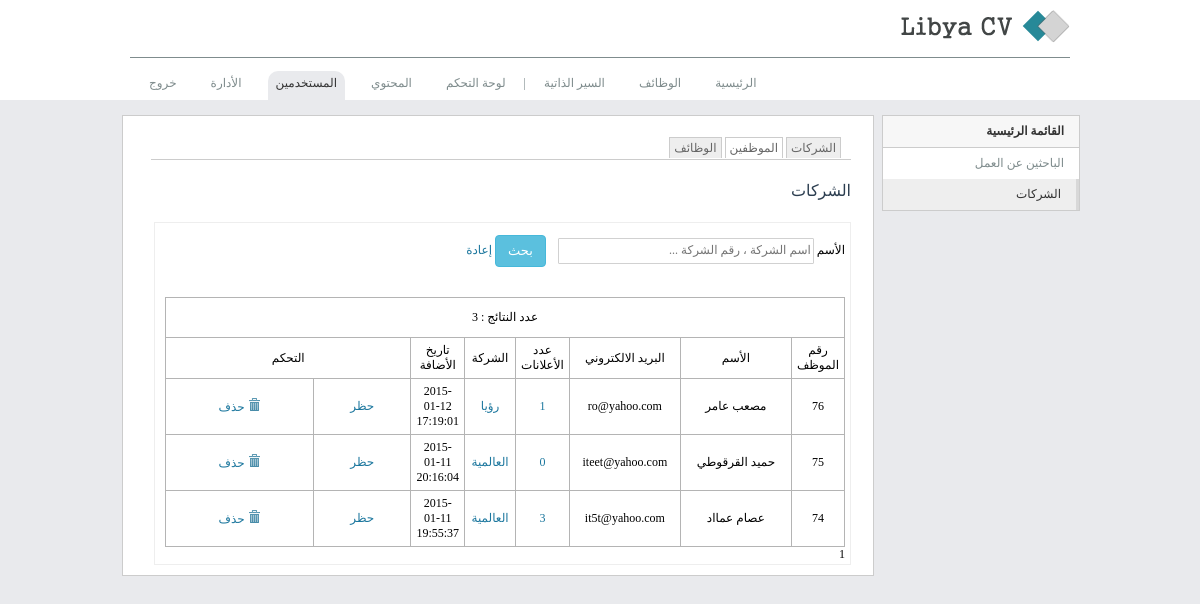
Page /admin/employers.php (signed in) on the committed database.
### tables this page shows
CREATE TABLE IF NOT EXISTS `job_employer` (
  `emp_id` int(30) NOT NULL AUTO_INCREMENT,
  `fname` varchar(30) NOT NULL,
  `lname` varchar(30) NOT NULL,
  `email` varchar(30) NOT NULL,
  `password` varchar(100) NOT NULL,
  `date_register` datetime NOT NULL,
  `is_active` int(1) NOT NULL,
  `activation` varchar(100) NOT NULL,
  `comp_id` int(30) NOT NULL,
  `last_seen` date NOT NULL,
  `count_in` int(20) NOT NULL,
  `level` int(2) NOT NULL DEFAULT '0',
  `block` int(11) NOT NULL DEFAULT '0',
  `block_admin` int(11) NOT NULL DEFAULT '0',
  PRIMARY KEY (`emp_id`,`email`),
  KEY `comp_id` (`comp_id`)
);

CREATE TABLE IF NOT EXISTS `job_company` (
  `comp_id` int(30) NOT NULL AUTO_INCREMENT,
  `comp_name` varchar(100) NOT NULL,
  `address` varchar(100) NOT NULL,
  `city_id` int(11) NOT NULL DEFAULT '1',
  `count_emp` int(1) NOT NULL,
  `comp_type_id` int(10) NOT NULL DEFAULT '1',
  `start_comp` varchar(20) NOT NULL,
  `size_comp` varchar(4) NOT NULL,
  `domain_id` int(11) NOT NULL DEFAULT '1',
  `comp_desc` text NOT NULL,
  `image` varchar(60) NOT NULL,
  `phone` int(20) NOT NULL,
  `block_admin` int(11) NOT NULL DEFAULT '0',
  `url` varchar(150) NOT NULL,
  PRIMARY KEY (`comp_id`),
  KEY `city_id` (`city_id`),
  KEY `comp_type_id` (`comp_type_id`),
  KEY `domain_id` (`domain_id`)
);

### admin/employers.php (the view, shortened to what this page needs)
<?php
require_once("../db/db.php");
$search_string=$search_city='';
?>
<!DOCTYPE html>
<html>
<head>
<?php
include_once("../inc/header.php");
?>
</head>
    <body>
	    <div class="wrapper">
		<div id="header">
			<?php
			include_once("../inc/logo.php");
			?>
			<div class="hed">
			<ul id="navigation">
					<li>
						<a href="../index.php">الرئيسية</a>
					</li>
					<li>
						<a href="../view/searchjob.php">الوظائف</a>
					</li>
					<li>
						<a href="../view/searchcvs.php" >السير الذاتية </a>
					</li>
				<li class="mm">|</li>
					<li >
						<a href="index.php" >لوحة التحكم</a>
					</li>
					<li>
						<a href="tables.php" >المحتوي</a>
					</li>
					<li class="selected ">
						<a href="seekers.php" >المستخدمين</a>
					</li>
					<li>
						<a href="index.php" >الأدارة</a>
					</li>
					<li>
						<a href="logout.php" title="تسجيل الخروج" >خروج</a>
					</li>
				</ul>
		</div>
	</div>
        <div id="container">
				     <div class="span3" >
                    <ul class="nav nav-list   ">
					<li><span class="menus "><strong>القائمة الرئيسية</strong></span>
							</li>
						<li >
                            <a href="seekers.php"> الباحثين عن العمل</a>
                        </li>
                        <li class="active"> <a href="companys.php"></i>الشركات</a> </li>
                    </ul>
                </div>
<div class="span9" >
	<div class="item">
<ul id="tabnav">
<li ><a href="companys.php">الشركات</a></li>
<li class="se" ><a href="employers.php">الموظفين</a></li>
<li ><a href="jobs.php">الوظائف</a></li>
</ul>
   <div>
				 <h4>الشركات</h4>
		</div>
<form id="form1" name="form1" method="GET" action="employers.php">
<div class='search'>
<label>الأسم</label>
<input type="text" name="string" id="string" placeholder="اسم الشركة ، رقم الشركة ..." value="<?php if(!empty($_GET['string'])){echo $_GET["string"];} ?>" />
   &nbsp; &nbsp;<input type="submit"  class="btn btn-info" id="button" value="بحث" />
  <a href="employers.php">
  إعادة</a>
  <div>
</form>
<br /><br />
<?php
if(!isset($_GET['page']))
	$page=1;
	else
	$page=(int) $_GET['page'];
$records_at_page = 20;
$sql_result_row = "SELECT count(job_description.emp_id) as countdesc,job_company.comp_id,job_employer.block_admin,email,job_employer.emp_id,comp_name,fname,lname,job_employer.emp_id,date_register
				FROM job_employer
				LEFT JOIN job_description ON job_description.emp_id = job_employer.emp_id
				LEFT JOIN job_company ON job_employer.comp_id = job_company.comp_id
				 ";
$sql_result_row.=$search_string ;
$sql_result_row.=$search_city ;
$sql_result_row.= " group by job_employer.emp_id ";
$sqll_result =  $mysqli->query($sql_result_row) or die ('request "Could not execute SQL query" '.$sql_result_row);
$recodes_count = mysqli_num_rows($sqll_result);
$page_count = (int) ceil($recodes_count / $records_at_page );
$start= ($page -1) * $records_at_page;
$end = $records_at_page;
$sql = "SELECT count(job_description.emp_id) as countdesc,job_company.comp_id,job_employer.block_admin,email,job_employer.emp_id,comp_name,fname,lname,job_employer.emp_id,date_register
				FROM job_employer
				LEFT JOIN job_description ON job_description.emp_id = job_employer.emp_id
				LEFT JOIN job_company ON job_employer.comp_id = job_company.comp_id
				";
$sql.=$search_string ;
$sql.=$search_city ;
$sql.=" group by job_employer.emp_id " ;
$sql.= " order by date_register DESC ";
$sql.= " LIMIT $start ,$end ";
?>
<table width="680"  class="tblm table-bordered"  >
<tr  class="colortop">
    <td width="20" colspan="9" >عدد النتائج : <?php echo $recodes_count ?></td>
</tr>
 <tr  class="colortop">
    <td width="20" >رقم الموظف</td>
    <td width="100"  >الأسم</td>
    <td width="100"  >البريد الالكتروني</td>
    <td width="40" >عدد الأعلانات </td>
<td width="40" >الشركة </td>
<td width="40" >تاريخ الأضافة </td>
	 <td width="20" colspan="2"  >التحكم</td><?php
$sql_result =  $mysqli->query($sql) or die ('request "Could not execute SQL query" '.$sql);
if (mysqli_num_rows($sql_result)>0) {
	while ($row = $sql_result->fetch_assoc()) {
?>
  </tr>
 <?php
	echo "<tr>";
	echo "<td>".$row["emp_id"]."</td>";
	echo '<td>'.$row['fname']." ".$row['lname'].'</td>';
	echo "<td>".$row['email']."</td>";
	echo '<td><a  href="jobs.php?string='.$row['emp_id'].'">'.$row['countdesc'].'</td>';
	echo '<td><a  href="companys.php?string='.$row['comp_id'].'">'.$row['comp_name'].'</a></td>';
	echo "<td>".$row['date_register']."</td>";
	echo "<td>";
   echo '<a href="employers.php?id='.$row['emp_id'].'&block='.$row['block_admin'].'">';
	if($row['block_admin']==0){
	echo "حظر";
	}
	else{
	echo "إلغاء الحظر";
	}
	echo "</td>";
	echo "<td>";
	echo '<a onclick="return confirm(\'هل أنت متأكد من الحذف ?\')"   href="employers.php?delete_id='.$row['emp_id'].'" ><img src="../images/remove.png"/> حذف</a>';
	echo "</td>";
	echo "</tr>";
	}
}
else {
	echo "<tr><td colspan='5'>لا توجد نتائج.</td>";
}
	echo "</table>";
for($i=1;$i <= $page_count ;$i++){
if($page == $i)
echo $page;
else
if(!empty($_GET['string']) ){
echo '<a href ="employers.php?page=' .$i.'&string='.$_GET['string'].'">'.$i.'</a>';
}else{
echo '<a href ="employers.php?page=' .$i.'">'.$i.'</a>';
}
}
?>
                     </div>
                </div>
        </div>
 </div>
    </body>
</html>

### css/style1.css (style rules this page uses)
html { overflow-y : scroll; direction : rtl; }
body { margin : 0; padding : 0; text-align : right; min-width : 960px; font : 12px "tahoma"; background : #e9eaed; }
.wrapper { margin : 0 auto; min-width : 980px; }
#container { float : none !important ; margin : 0 auto; width : 960px; }
.nav { margin-bottom : 20px; margin-left : 0; list-style : none; }
.nav > li > a { display : block; }
.nav > li > .menus { display : block; }
.nav-list > li a { color : #7f8c8d; text-decoration : none; height : 25px; }
[class*="span"] { float : right; min-height : 1px; }
.span9 { width : 730px; background : #fff; border : #ccc solid 1px; padding : 10px; margin-right : 8px; }
.span3 { width : 198px; background : #fff; }
.nav-list { border : #ccc solid 1px; margin : 0 auto 20px; padding-right : 15px; padding-left : 15px; margin-bottom : 0; }
.nav-list > li > a, .nav-list > li > .menus, .nav-list .nav-header { margin-right : -15px; margin-left : -15px; }
.nav-list > li { line-height : 25px; text-align : right; color : #333; }
.nav-list > li > a { padding : 3px 15px; }
.nav-list > li > .menus { padding : 3px 15px; color : #333; border-bottom : 1px solid #ccc; background : #f7f7f7; }
.nav-list > .active > a, .nav-list > .active > a:hover, .nav-list > .active > a:focus { color : #333; border-right : 3px solid #d8d8d8; background : #eee; }
.btn { display : inline-block; padding : 6px 12px; margin-bottom : 0; text-align : center; white-space : nowrap; vertical-align : middle; cursor : pointer; border : transparent solid 1px; border-radius : 4px; font : 400 13px/1.42857143 "tahoma"; }
.btn-info { color : #fff; border-color : #46b8da; background : #5bc0de; }
.item { width : 700px; padding-right : 12px; padding-left : 12px; }
ul { color : #191919; margin-right : -18px; }
h4 { color : #29abe2; font : 16px "tahouma"; }
img { border : 0; }
#header { height : 100px; margin : 0 auto 15px; background : #fff; }
.hed { width : 940px; margin : 0 auto; padding-top : 6px; }
#navigation { float : left; line-height : 15px; vertical-align : middle; display : inline-block; list-style : none; margin-left : 2px; padding : 0; }
#navigation li { color : #7f8c8d; float : right; margin : 0 1px; }
#navigation li a { padding : 5px 8px 10px; color : #7f8c8d; font-size : 12px; margin : 8px; text-decoration : none; }
#navigation li.selected a, #navigation li a:hover { color : #333; background : #e9eaed; border-bottom : 3px solid #e9eaed; border-radius : 10px 10px 0 0; text-shadow : none; }
textarea, select, input[type="text"], input[type="password"], input[type="datetime"], input[type="datetime-local"], input[type="date"], input[type="month"], input[type="time"], input[type="week"], input[type="number"], input[type="email"], input[type="url"], input[type="search"], input[type="tel"], input[type="color"], .uneditable-input { border : #d1d1d1 solid 1px; display : inline-block; height : 22px; width : 250px; color : #555; vertical-align : middle; border-radius : 1px; font : 12px "tahoma"; }
textarea, input[type="text"], input[type="password"], input[type="datetime"], input[type="datetime-local"], input[type="date"], input[type="month"], input[type="time"], input[type="week"], input[type="number"], input[type="email"], input[type="url"], input[type="search"], input[type="tel"], input[type="color"], .uneditable-input { border : #d1d1d1 solid 1px; background : #fff; }
.table-bordered { text-align : center; }
table.tblm { border-collapse : collapse; }
table.tblm td, table.tblm th { border : #b4b4b4 solid 1px; padding : 5px; }
.tblm tr { height : 40px; }
.search { border : #eee solid 1px; padding : 12px 5px 2px; width : 685px; background : #fff; }
h1, h2, h3, h4, h5, h6 { font-family :"tahoma"; color : #2c3e50; }
a { color : #1c779e; text-decoration : none; }
ul#tabnav { text-align : right; margin : 1em 0; font : 12px tahoma; border-bottom : 1px solid #ccc; list-style-type : none; padding : 3px 10px; }
ul#tabnav li { display : inline; }
ul#tabnav li a { padding : 3px 4px; border : #ccc solid 1px; color : #666; margin-right : 0; text-decoration : none; border-bottom : none; background : #eee; }
#tabnav li.se a { background : #fff; }

### rows in the picture
job_employer: emp "76", fname "مصعب", lname "عامر", email "ro@yahoo.com", countdesc "1", comp.comp_name "رؤيا", date_register "2015-01-12 17:19:01", block_admin "حظر"
job_employer: emp "75", fname "حميد", lname "القرقوطي", email "iteet@yahoo.com", countdesc "0", comp.comp_name "العالمية", date_register "2015-01-11 20:16:04", block_admin "حظر"
job_employer: emp "74", fname "عصام", lname "عمااد", email "it5t@yahoo.com", countdesc "3", comp.comp_name "العالمية", date_register "2015-01-11 19:55:37", block_admin "حظر"

### other values in the picture
$recodes_count "3"
$page "1"
